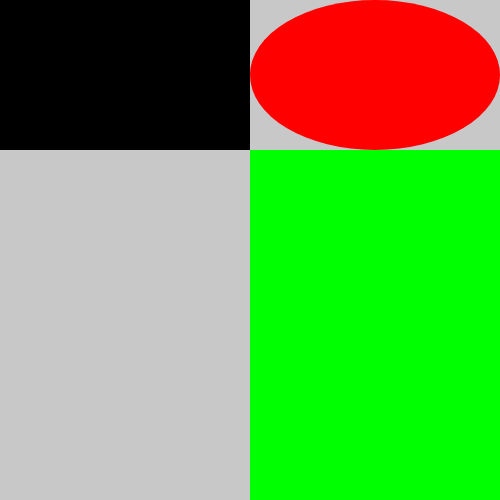
Frame 1 (no input)
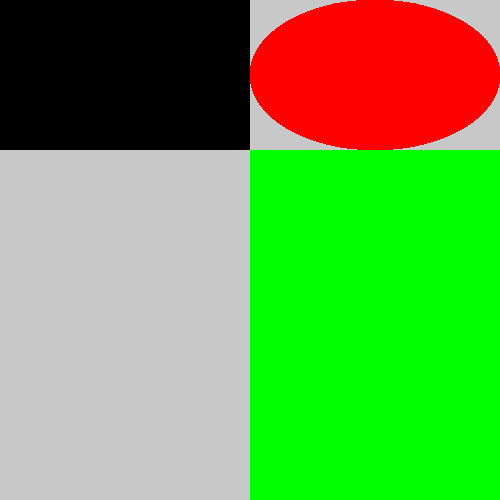
Frame 60 (no input)
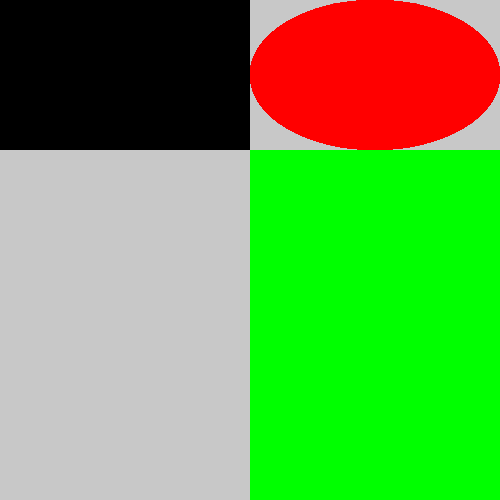
Frame 120 (the mouse pressed at the canvas centre since frame 60)

The p5.js sketch that drew these frames (run headless with seeded random() and noise() and a simulated clock; from frame 60 on, the mouse is pressed at the canvas centre):

// p5.js sketch
// ── sketch.js
var h = 150; //variable for rectangle height
var w = 250; //variable for rectangle width
function setup(){
    createCanvas(500,500); 
    noStroke(); //draw without stroke
    background(200); //draw grey background 
    ellipseMode(CORNER); //set coordinate to bounding box
}
function draw(){
    fill(0); //set fill to black
    rect(0,0,w,h); //draw rectangle
    fill(0,255,0); //set fill to green
    rect(w,h,width-w,height-h); //draw second rectangle
    fill(255,0,0); //set fill to red
    ellipse(w,0,width-w,h); //draw ellipse
}
